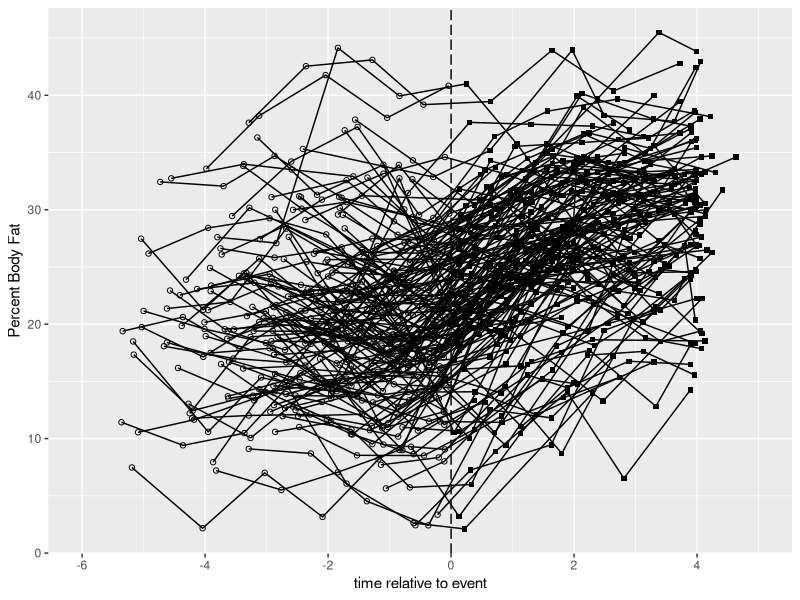
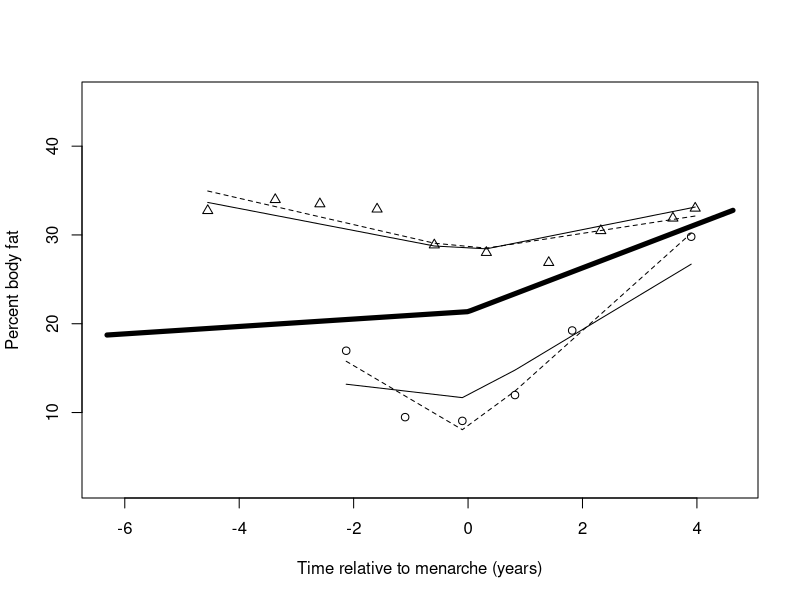
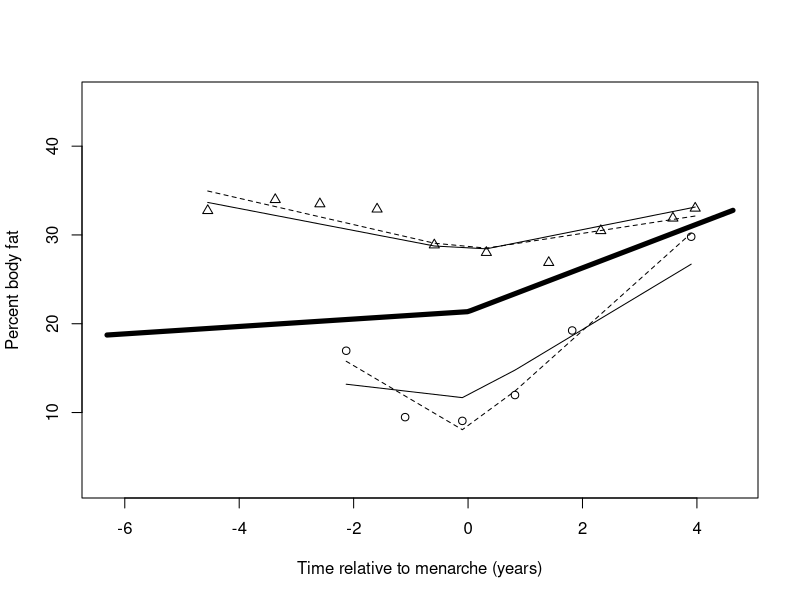

The R script that drew these images, in order:
## ---- chunk 1
knitr::opts_chunk$set(echo = TRUE)
## ---- chunk 2
data <- read.table("menarche.txt", quote="\"", comment.char="")

colnames(data) = c("ID", "Current age", "Age at menarche", "tij", "BF")



library(ggplot2)

plot <-ggplot(data=data, aes(x = tij, y = BF, group = ID))+
  geom_line()+
  geom_point(data = subset(data, tij < 0), aes(shape = "Before Menarche"))+
  geom_point(data = subset(data, tij > 0), aes(shape = "After Menarche"))+
  scale_shape_manual(values = c("Before Menarche" = 1, "After Menarche" = 15)) +
  labs(x = "time relative to event", y = "Percent Body Fat")+
  geom_vline(xintercept = 0, linetype = "longdash")+
  scale_x_continuous(limits = c(-6,5), breaks = seq(-6,4,2))

plot + theme(legend.position="none")


## ---- chunk 3
library(lme4)

model <- lmer(BF ~ 1 + tij + I(ifelse(tij > 0, tij, 0)) + (1 + tij +I(ifelse(tij > 0, tij, 0)) | ID), data)

VC = VarCorr(model)

new_data <- data.frame(tij = c(-4:4))
predict <- predict(model, new_data, re.form = NA)

Zt <- as.matrix(cbind(1, new_data, (new_data > 0)*new_data))

##Random effect covariance.
G <- matrix(matrix(VC$ID), 3, 3)


Mat <- Zt %*% G %*% t(Zt) + sigma(model)^2*diag(nrow(Zt)) #random effect variance + error sd


###Correlation matrix R
sd <- sqrt(diag(Mat))
R <- diag(1/sd) %*% Mat %*% diag(1/sd)

## ---- chunk 4
coef(summary(model))
## ---- chunk 5
VarCorr(model)
## ---- chunk 6
M <- R
diag(M) <- diag(Mat)
M
## ---- chunk 7
xgrid <- sort(unique(data$tij))
Xmat <- cbind(rep(1,length(xgrid)), xgrid, xgrid*(xgrid>0))
# Population average
plot(xgrid,Xmat%*%fixef(model), ylim = range(data$BF), type = "l", lwd = 5,
     ylab = "Percent body fat", xlab = "Time relative to menarche (years)")

# Two randomly selected subs
subs <- c(4,16) #sample(unique(data$ID), 2)
points(data$tij[which(data$ID%in%subs[1])],
       data$BF[which(data$ID%in%subs[1])], pch=1)

points(data$tij[which(data$ID%in%subs[2])],
       data$BF[which(data$ID%in%subs[2])], pch=2)

# empirical BLUPs
#One should never predict outside of the domain of the data
#Hence subject specific design matrices are being formed

xgrid1 <- data$tij[which(data$ID==subs[1])]
xgrid2 <- data$tij[which(data$ID==subs[2])]
Xmat1 <- cbind(rep(1,length(xgrid1)), xgrid1, xgrid1*(xgrid1>0))
Xmat2 <- cbind(rep(1,length(xgrid2)), xgrid2, xgrid2*(xgrid2>0))

####Instead of Xmat1%*%...., you may also use predict of fitted functions as well.
#ranef(model)$ID[subs[i],] will give the blup of bi's

lines(xgrid1,Xmat1%*%unlist(fixef(model))+Xmat1%*%unlist(ranef(model)$ID[subs[1],]))
lines(xgrid2,Xmat2%*%unlist(fixef(model))+Xmat2%*%unlist(ranef(model)$ID[subs[2],]))

# OLS
lmsub1 <- lm(BF ~ tij + I(ifelse(tij > 0, tij, 0)), data = data[which(data$ID == subs[1]),])
lmsub2 <- lm(BF ~ tij + I(ifelse(tij > 0, tij, 0)), data = data[which(data$ID == subs[2]),])

lines(xgrid1,Xmat1%*%lmsub1$coefficients, lty=2)
lines(xgrid2,Xmat2%*%lmsub2$coefficients, lty=2)

## ---- chunk 8

library(nlme)

res <- lme(BF ~ 1 + tij + I(ifelse(tij > 0, tij, 0)),
           random = ~1 + tij +I(ifelse(tij > 0, tij, 0))|ID,
           data = data)
res_sum <- summary(res)

VarCorr(res)
G <- as.matrix(nlme::getVarCov(res))

Mat <- Zt %*% G %*% t(Zt) + sigma(model)^2*diag(nrow(Zt)) #random effect variance + error sd


###Correlation matrix R
sd <- sqrt(diag(Mat))
R <- diag(1/sd) %*% Mat %*% diag(1/sd)
## ---- chunk 9
coef(summary(res))
## ---- chunk 10
VarCorr(res)
## ---- chunk 11
M <- R
diag(M) <- diag(Mat)
M
## ---- chunk 12
xgrid <- sort(unique(data$tij))
Xmat <- cbind(rep(1,length(xgrid)), xgrid, xgrid*(xgrid>0))
# Population average
plot(xgrid,Xmat%*%res$coefficients$fixed, ylim = range(data$BF), type = "l", lwd = 5,
     ylab = "Percent body fat", xlab = "Time relative to menarche (years)")

# Two randomly selected subs
subs <- c(4,16) #sample(unique(data$ID), 2)
points(data$tij[which(data$ID%in%subs[1])],
       data$BF[which(data$ID%in%subs[1])], pch=1)

points(data$tij[which(data$ID%in%subs[2])],
       data$BF[which(data$ID%in%subs[2])], pch=2)

# empirical BLUPs-based estimates
#One should never predict outside of the domain of the data
#Hence subject specific design matrices are being formed

xgrid1 <- data$tij[which(data$ID==subs[1])]
xgrid2 <- data$tij[which(data$ID==subs[2])]
Xmat1 <- cbind(rep(1,length(xgrid1)), xgrid1, xgrid1*(xgrid1>0))
Xmat2 <- cbind(rep(1,length(xgrid2)), xgrid2, xgrid2*(xgrid2>0))

####Instead of Xmat1%*%...., you may also use predict of fitted functions as well.
#res$coefficients$random$ID[subs[i],] will give the blup of bi's

lines(xgrid1,Xmat1%*%res$coefficients$fixed+Xmat1%*%res$coefficients$random$ID[subs[1],])
lines(xgrid2,Xmat2%*%res$coefficients$fixed+Xmat2%*%res$coefficients$random$ID[subs[2],])

# OLS
lmsub1 <- lm(BF ~ tij + I(ifelse(tij > 0, tij, 0)), data = data[which(data$ID == subs[1]),])
lmsub2 <- lm(BF ~ tij + I(ifelse(tij > 0, tij, 0)), data = data[which(data$ID == subs[2]),])

lines(xgrid1,Xmat1%*%lmsub1$coefficients, lty=2)
lines(xgrid2,Xmat2%*%lmsub2$coefficients, lty=2)

